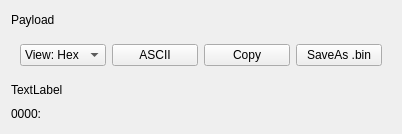
<?xml version="1.0" encoding="UTF-8"?>
<ui version="4.0">
 <class>Payload</class>
 <widget class="QWidget" name="Payload">
  <property name="geometry">
   <rect>
    <x>0</x>
    <y>0</y>
    <width>402</width>
    <height>134</height>
   </rect>
  </property>
  <property name="sizePolicy">
   <sizepolicy hsizetype="Expanding" vsizetype="Preferred">
    <horstretch>0</horstretch>
    <verstretch>0</verstretch>
   </sizepolicy>
  </property>
  <property name="windowTitle">
   <string>Form</string>
  </property>
  <layout class="QVBoxLayout" name="verticalLayout">
   <item>
    <widget class="QLabel" name="label">
     <property name="text">
      <string>Payload</string>
     </property>
    </widget>
   </item>
   <item>
    <widget class="QWidget" name="widget" native="true">
     <layout class="QHBoxLayout" name="horizontalLayout">
      <item>
       <widget class="QComboBox" name="comboBox">
        <item>
         <property name="text">
          <string>View: Hex</string>
         </property>
        </item>
       </widget>
      </item>
      <item>
       <widget class="QPushButton" name="pushButton">
        <property name="text">
         <string>ASCII</string>
        </property>
       </widget>
      </item>
      <item>
       <widget class="QPushButton" name="pushButton_2">
        <property name="text">
         <string>Copy</string>
        </property>
       </widget>
      </item>
      <item>
       <widget class="QPushButton" name="pushButton_3">
        <property name="text">
         <string>SaveAs .bin</string>
        </property>
       </widget>
      </item>
     </layout>
    </widget>
   </item>
   <item>
    <widget class="QLabel" name="label_3">
     <property name="text">
      <string>TextLabel</string>
     </property>
    </widget>
   </item>
   <item>
    <widget class="QLabel" name="label_2">
     <property name="text">
      <string>0000:</string>
     </property>
    </widget>
   </item>
  </layout>
 </widget>
 <resources/>
 <connections/>
</ui>
